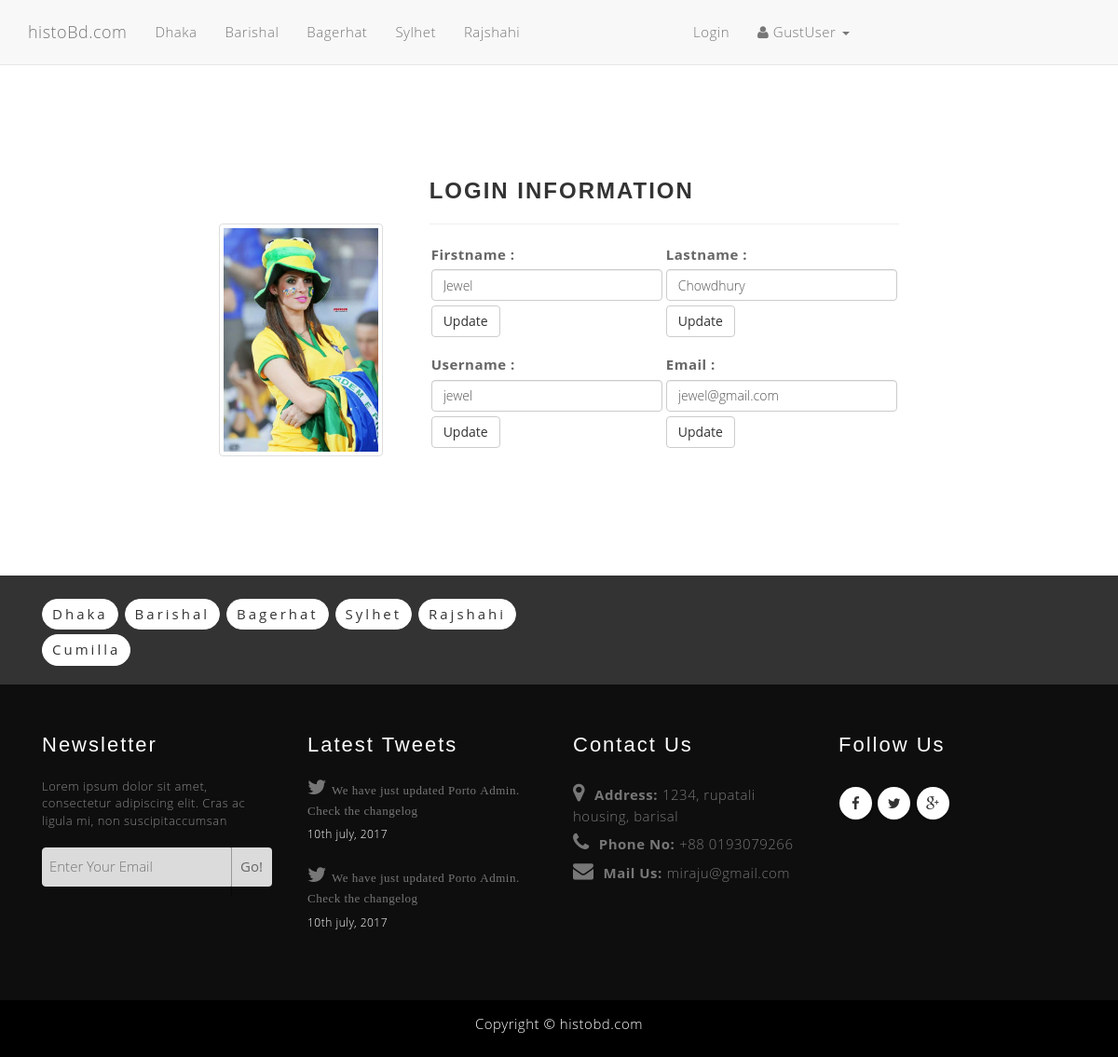
The page /users.php?user_id=1 on the database its author committed.
### tables this page shows
CREATE TABLE `categories` (
  `cat_id` int(11) NOT NULL,
  `cat_title` varchar(255) NOT NULL
);

CREATE TABLE `users` (
  `user_id` int(11) NOT NULL,
  `user_firstname` varchar(255) NOT NULL,
  `user_lastname` varchar(255) NOT NULL,
  `username` varchar(255) NOT NULL,
  `user_image` text NOT NULL,
  `user_email` text NOT NULL,
  `user_password` text NOT NULL,
  `user_gender` text NOT NULL,
  `user_country` text NOT NULL
);

### users.php (the view, shortened to what this page needs)
<?php include  "templates/header.php" ?>
<?php include  "templates/navigation.php" ?>
<div class="container">
  <div class="row">
    <div class="col-md-offset-2 col-md-8">
              <?php
              if (isset($_GET['user_id'])) {
              	$the_user_id = $_GET['user_id'];
              }
              if ( $the_user_id == '') {
              	?>
                <div class="noResultDialog">
                              <div class="container">
                             <?php include"404-user.php"; ?>
                              </div>
                            </div>
                            <?php
              }
              else{
              $query = "SELECT * FROM users WHERE user_id = '{$the_user_id}'";
              $select_user_profile_details = mysqli_query($connection,$query);
              while ($row = mysqli_fetch_array($select_user_profile_details)) {
              	$user_firstname = $row['user_firstname'];
              	$user_lastname = $row['user_lastname'];
              	$user_name = $row['username'];
                $user_image = $row['user_image'];
              	$user_email = $row['user_email'];
              }
              ?>
          <div class="profile">
          	<div class="user_profile">
          			<div class="profile_picture">
          			<img src="images/<?php echo $user_image ;?>" style="height: 230px; width: auto; margin-top: 50px;" class="img-thumbnail img-responsive" alt="user_photo">
          			</div>
						<div class="user_info">
              <h3>login information</h3><hr>
              <form action="" method="post">
                <div class="form-group">
                  <div class="user-firstname"><label for="user_firstname">Firstname :</label>
                      <input type="text" class="form-control" name="user_firstname" id="user_firstname" value="<?php echo $user_firstname ; ?>"><button id="update-user-firstname" class="update-btn btn btn-default">Update</button>
                    </div>
                  </div>
                    <div class="form-group">
                      <div class="user-lastname"><label for="user_lastname">Lastname :</label>
                          <input type="text" class="form-control" name="user_lastname" id="user_lastname"  value="<?php echo $user_lastname ; ?>"><button id="update-user-lastname" class="update-btn btn btn-default">Update</button>
                      </div>
                    </div>
                    <div class="form-group">
                      <div class="user-name"><label for="user_name">Username :</label>
                      <input type="text" class="form-control" name="username" id="username"  value="<?php echo $user_name ; ?>"><button id="update-user-name" class="update-btn btn btn-default">Update</button>
                    </div>
                  </div>
                  <div class="form-group">
                    <div class="user-email"><label for="user_email">Email :</label>
                      <input type="text" class="form-control" name="user_email" id="user_email"  value="<?php echo $user_email ; ?>"><button id="update-user-email" class="update-btn btn btn-default">Update</button>
                    </div>
                  </div>
              </form>
            </div>
            </div>
    	    </div>
    <?php } ?>
       </div>
   </div>
</div>
<?php include "templates/footer.php" ?>

### templates/navigation.php (shortened to what this page needs)
<?php include "db.php"; ?>
<nav class="navbar navbar-default navbar-fixed-top" role="navigation">
  <div class="container">
    <div class="navbar-header">
      <a class="navbar-brand" href="index.php">histoBd.com</a>
    </div>
    <div class="collapse navbar-collapse" id="bs-example-navbar-collapse-1">
      <ul class="nav navbar-nav">
        <?php
              $query = "SELECT * FROM categories limit 5";
              $select_all_categories = mysqli_query($connection,$query);
              while ($row = mysqli_fetch_assoc($select_all_categories) )
              {
              $cat_id  =  $row['cat_id'];
              $cat_title = $row['cat_title'];
              echo "<li><a href='category.php?place_by_category=$cat_id'>$cat_title</a></li>";
              }
              ?>
      </ul>
      <ul class="nav navbar-nav navbar-right">
        <?php if(isset($_SESSION['username'])){ ?>
        <li id="logOutButton">
          <a href="logout.php"><i class="fa fa-fw fa-power-off"></i> Log Out</a>
        </li>
        <?php  }
       else{ ?>
        <li id="loginButton">
          <a href="login.php"><i class="fa fa-sign-in-alt"></i>Login</a>
        </li>
        <?php   } ?>
        <li class="dropdown">
          <a href="#" class="dropdown-toggle" data-toggle="dropdown"><i class="fa fa-user"></i>
            <?php
              if (isset($_SESSION['username'])) {
               echo $_SESSION['username'];
              }
              else{
                echo "GustUser";
              }
                  ?>
            <b class="caret"></b></a>
        </li>
      </ul>
    </div>
  </div>
</nav>

### templates/footer.php (shortened to what this page needs)
<link href="css/style.css" rel="stylesheet">
        <footer>
            <div class="container">
                <div class="row">
                    <div class="col-md-6">
                        <div class="footerCategoryList">
                            <?php
                            $query = "SELECT * FROM categories";
                            $select_all_categories = mysqli_query($connection,$query);
                            while ($row = mysqli_fetch_assoc($select_all_categories) )
                            {
                            $cat_id  =  $row['cat_id'];
                            $cat_title = $row['cat_title'];
                            ?>
                            <?php
                            echo "<a href='category.php?place_by_category=$cat_id'>$cat_title</a>";
                            }
                            ?>
                        </div>
                    </div>
                </div>
            </div>
</footer>
<div class="footer bg-dark section_padding">
            <div class="container">
                <div class="row">
                    <div class="col-md-3 col-sm-6">
                        <div class="news">
                            <h5 class="white_text">newsletter</h5>
                            <p>Lorem ipsum dolor sit amet, consectetur adipiscing elit. Cras ac ligula mi, non suscipitaccumsan</p>
                            <div class="newsletter_form">
                                <input type="text" placeholder="enter your email"><button>go!</button>
                            </div>
                        </div>
                    </div>
                    <div class="col-md-3 col-sm-6">
                       <div class="tweets">
                            <h5 class="white_text">latest tweets</h5>
                            <ul class="tweet">
                                <li><span><i class="fa fa-twitter"><a href="">We have just updated Porto Admin. Check the changelog </a></i></span></li>
                                <li class="white_text">10th july, 2017</li>
                            </ul>
                            <ul class="tweet">
                                <li><span><i class="fa fa-twitter"><a href="">We have just updated Porto Admin. Check the changelog </a></i></span></li>
                                <li class="white_text">10th july, 2017</li>
                            </ul>
                        </div>
                    </div>
                    <div class="col-md-3 col-sm-6">
                        <div class="contact">
                            <h5 class="white_text">contact us</h5>
                            <ul class="contact_list">
                                <li><span><i class="fa fa-map-marker"></i></span><strong>address:</strong>1234, rupatali housing, barisal</li>
                                <li><span><i class="fa fa-phone"></i></span><strong>phone no:</strong>+88 0193079266 </li>
                                <li><span><i class="fa fa-envelope"></i></span><strong>mail us:</strong><a href="mailto:miraju@gmail.com"></a>miraju@gmail.com</li>
                            </ul>
                        </div>
                    </div>
                    <div class="col-md-3 col-sm-6">
                        <div class="follow">
                            <h5 class="white_text">follow us</h5>
                            <ul class="list-unstyled social_links">
                                    <li>
                                        <a href=""><i class="fa fa-facebook"></i></a>
                                    </li>
                                    <li>
                                        <a href=""><i class="fa fa-twitter"></i></a>
                                    </li>
                                    <li>
                                        <a href=""><i class="fa fa-google-plus"></i></a>
                                    </li>
                                </ul>
                        </div>
                    </div>
                </div>
            </div>
        </div>
        <div class="row copyright">
                    <div class="col-md-12 text-center">
                        <div class="footerTitle">
                            <p>Copyright &copy; <a href="index.php">histobd.com</a></p>
                        </div>
                    </div>
                </div>
</body>
</html>

### css/home.css (style rules this page uses)
body { padding-top: 70px; }

### css/style.css (style rules this page uses)
.container { width: 100%; }
.footerCategoryList a { border: 1px solid #fff; display: inline-block; padding: 5px 10px; border-radius: 20px; background: #fff; color: #333; font-weight: 500; margin-top: 5px; }
footer { background-color: #999; }
.footerCategoryList { margin: auto; padding: 5px; padding-top: 20px; letter-spacing: 3px; }
.row { margin: 1px; }
body { width: 100%; height: 100%; color: #666; font-size: 15px; font-weight: 300; letter-spacing: .5px; background-color: #fff; font-family: 'Open Sans', sans-serif; }
h1,h2,h3,h4,h5,h6 { color: #333; line-height: 30px; margin-top: 0; font-weight: 800; text-transform: uppercase; font-family: 'Montserrat', sans-serif; letter-spacing: 2px; }
.navbar { min-height: 70px; padding-top: 9px; }
.container { width: 1170px; margin: auto; }
footer { background-color: #333; }
.copyright a, .copyright p { color: #fff; padding: 15px 0; }
.copyright { background: #000; }
.footerCategoryList { margin: auto; padding: 5px; padding: 20px 0; letter-spacing: 3px; }
.row { margin: 0px; }
.footer h5 { padding-bottom: 10px; }
ul.tweet span { color: #777; font-size: 22px; }
ul.contact_list strong { text-transform: capitalize; }
ul.tweet li a { color: #777; font-size: 13px; margin-left: 5px; }
.footer ul { list-style: none; padding-left: 0; }
ul.tweet li:last-child { margin-bottom: 25px; color: #fff; font-size: 12px; margin-top: 5px; }
.footer h5 { text-transform: capitalize; font-size: 22px; font-weight: 300; }
.navbar-default { background-color: ; }
.footer p { color: #888; font-weight: 300; font-size: 13px; }
ul.contact_list strong { margin-right: 5px; }
.profile_picture img { height: 250px !important; }
.newsletter_form input { background: #DBDBDB; text-transform: capitalize; padding: 9px 7px; border: 1px solid #ddd; border-radius: 4px 0 0 4px; }
.newsletter_form { position: relative; padding-top: 10px; }
.newsletter_form:before { position: absolute; width: 1px; height: 100%; background: rgba(0,0,0,.3); content: ""; right: 20%; }
.newsletter_form button { background: #DBDBDB; padding: 10px; text-transform: capitalize; font-weight: 400; display: inline-block; border-radius: 0 4px 4px 0; border: none; cursor: pointer; }
ul.list-unstyled.social_links li a { color: #333; width: 35px; border-radius: 50%; text-align: center; height: 35px; display: block; background: #fff; line-height: 35px; margin: 10px 1px; box-shadow: 0 2px 2px 0 rgba(0, 0, 0, 0.5); }
ul.list-unstyled.social_links li { display: inline-block; }
.contact li span { font-size: 22px; margin-right: 10px; }
ul.contact_list li { color: #777; font-weight: 400px; }
.white_text { color: #fff; }
.footer { background: #0E0E0E; padding: 50px 0; }
.profile_picture { float: left; margin-right: 50px; }
.profile { padding: 120px 0; }
ul.nav.navbar-nav.navbar-right { width: 40%; }

### templates/navigation.php (style rules this page uses)
.dropdown { padding-top: 0px; }

### users.php (style rules this page uses)
.user_info { overflow: hidden; }
.form-group { float: left; width: 50%; padding: 2px; }
button.update-btn.btn.btn-default { margin: 0px; margin-top: 5px; }

### rows shown on the page
categories: cat_title "Dhaka"
categories: cat_title "Barishal"
categories: cat_title "Bagerhat"
categories: cat_title "Sylhet"
categories: cat_title "Rajshahi"
users: user_image (picture), user_firstname "Jewel", user_lastname "Chowdhury", username "jewel", user_email "jewel@gmail.com"
categories: cat_title "Cumilla"
